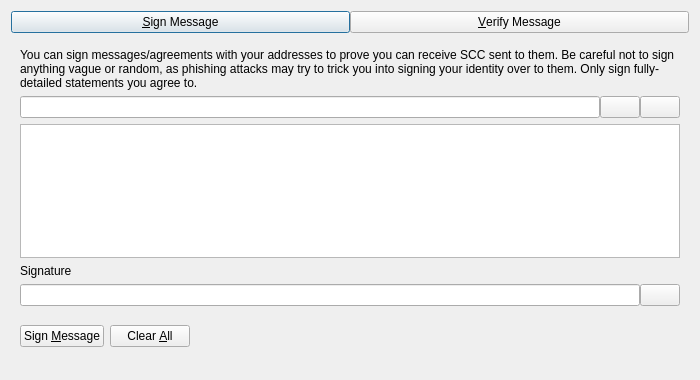
<?xml version="1.0" encoding="UTF-8"?>
<ui version="4.0">
 <class>SignVerifyMessageDialog</class>
 <widget class="QDialog" name="SignVerifyMessageDialog">
  <property name="geometry">
   <rect>
    <x>0</x>
    <y>0</y>
    <width>700</width>
    <height>380</height>
   </rect>
  </property>
  <property name="windowTitle">
   <string>Signatures - Sign / Verify a Message</string>
  </property>
  <property name="modal">
   <bool>true</bool>
  </property>
  <layout class="QVBoxLayout" name="verticalLayout">
   <item>
    <layout class="QHBoxLayout" name="horizontalLayout_Buttons_2">
     <property name="spacing">
      <number>0</number>
     </property>
     <property name="topMargin">
      <number>0</number>
     </property>
     <item>
      <widget class="QPushButton" name="btnSignMessage">
       <property name="text">
        <string>&amp;Sign Message</string>
       </property>
       <property name="checkable">
        <bool>true</bool>
       </property>
      </widget>
     </item>
     <item>
      <widget class="QPushButton" name="btnVerifyMessage">
       <property name="text">
        <string>&amp;Verify Message</string>
       </property>
       <property name="checkable">
        <bool>true</bool>
       </property>
      </widget>
     </item>
    </layout>
   </item>
   <item>
    <widget class="QStackedWidget" name="stackedWidgetSig">
     <property name="minimumSize">
      <size>
       <width>0</width>
       <height>0</height>
      </size>
     </property>
     <property name="currentIndex">
      <number>0</number>
     </property>
     <widget class="QWidget" name="pageSignMessage">
      <layout class="QVBoxLayout" name="verticalLayout_SM">
       <item>
        <widget class="QLabel" name="infoLabel_SM">
         <property name="text">
          <string>You can sign messages/agreements with your addresses to prove you can receive SCC sent to them. Be careful not to sign anything vague or random, as phishing attacks may try to trick you into signing your identity over to them. Only sign fully-detailed statements you agree to.</string>
         </property>
         <property name="textFormat">
          <enum>Qt::PlainText</enum>
         </property>
         <property name="wordWrap">
          <bool>true</bool>
         </property>
        </widget>
       </item>
       <item>
        <layout class="QHBoxLayout" name="horizontalLayout_1_SM">
         <property name="spacing">
          <number>0</number>
         </property>
         <item>
          <widget class="QValidatedLineEdit" name="addressIn_SM">
           <property name="toolTip">
            <string>The SCC address to sign the message with</string>
           </property>
          </widget>
         </item>
         <item>
          <widget class="QPushButton" name="addressBookButton_SM">
           <property name="toolTip">
            <string>Choose previously used address</string>
           </property>
           <property name="text">
            <string/>
           </property>
           <property name="shortcut">
            <string>Alt+A</string>
           </property>
           <property name="autoDefault">
            <bool>false</bool>
           </property>
          </widget>
         </item>
         <item>
          <widget class="QPushButton" name="pasteButton_SM">
           <property name="toolTip">
            <string>Paste address from clipboard</string>
           </property>
           <property name="text">
            <string/>
           </property>
           <property name="shortcut">
            <string>Alt+P</string>
           </property>
           <property name="autoDefault">
            <bool>false</bool>
           </property>
          </widget>
         </item>
        </layout>
       </item>
       <item>
        <widget class="QPlainTextEdit" name="messageIn_SM">
         <property name="toolTip">
          <string>Enter the message you want to sign here</string>
         </property>
        </widget>
       </item>
       <item>
        <widget class="QLabel" name="signatureLabel_SM">
         <property name="text">
          <string>Signature</string>
         </property>
         <property name="textFormat">
          <enum>Qt::PlainText</enum>
         </property>
        </widget>
       </item>
       <item>
        <layout class="QHBoxLayout" name="horizontalLayout_2_SM">
         <property name="spacing">
          <number>0</number>
         </property>
         <item>
          <widget class="QLineEdit" name="signatureOut_SM">
           <property name="readOnly">
            <bool>true</bool>
           </property>
          </widget>
         </item>
         <item>
          <widget class="QPushButton" name="copySignatureButton_SM">
           <property name="toolTip">
            <string>Copy the current signature to the system clipboard</string>
           </property>
           <property name="text">
            <string/>
           </property>
           <property name="autoDefault">
            <bool>false</bool>
           </property>
          </widget>
         </item>
        </layout>
       </item>
       <item>
        <layout class="QHBoxLayout" name="horizontalLayout_3_SM">
         <item>
          <widget class="QPushButton" name="signMessageButton_SM">
           <property name="toolTip">
            <string>Sign the message to prove you own this SCC address</string>
           </property>
           <property name="text">
            <string>Sign &amp;Message</string>
           </property>
           <property name="autoDefault">
            <bool>false</bool>
           </property>
          </widget>
         </item>
         <item>
          <widget class="QPushButton" name="clearButton_SM">
           <property name="toolTip">
            <string>Reset all sign message fields</string>
           </property>
           <property name="text">
            <string>Clear &amp;All</string>
           </property>
           <property name="autoDefault">
            <bool>false</bool>
           </property>
          </widget>
         </item>
         <item>
          <spacer name="horizontalSpacer_1_SM">
           <property name="orientation">
            <enum>Qt::Horizontal</enum>
           </property>
           <property name="sizeHint" stdset="0">
            <size>
             <width>40</width>
             <height>48</height>
            </size>
           </property>
          </spacer>
         </item>
         <item>
          <widget class="QLabel" name="statusLabel_SM">
           <property name="text">
            <string/>
           </property>
           <property name="wordWrap">
            <bool>true</bool>
           </property>
          </widget>
         </item>
         <item>
          <spacer name="horizontalSpacer_2_SM">
           <property name="orientation">
            <enum>Qt::Horizontal</enum>
           </property>
           <property name="sizeHint" stdset="0">
            <size>
             <width>40</width>
             <height>48</height>
            </size>
           </property>
          </spacer>
         </item>
        </layout>
       </item>
      </layout>
     </widget>
     <widget class="QWidget" name="pageVerifyMessage">
      <layout class="QVBoxLayout" name="verticalLayout_VM">
       <item>
        <widget class="QLabel" name="infoLabel_VM">
         <property name="text">
          <string>Enter the receiver's address, message (ensure you copy line breaks, spaces, tabs, etc. exactly) and signature below to verify the message. Be careful not to read more into the signature than what is in the signed message itself, to avoid being tricked by a man-in-the-middle attack. Note that this only proves the signing party receives with the address, it cannot prove sendership of any transaction!</string>
         </property>
         <property name="textFormat">
          <enum>Qt::PlainText</enum>
         </property>
         <property name="alignment">
          <set>Qt::AlignLeading|Qt::AlignLeft|Qt::AlignTop</set>
         </property>
         <property name="wordWrap">
          <bool>true</bool>
         </property>
        </widget>
       </item>
       <item>
        <layout class="QHBoxLayout" name="horizontalLayout_1_VM">
         <property name="spacing">
          <number>0</number>
         </property>
         <item>
          <widget class="QValidatedLineEdit" name="addressIn_VM">
           <property name="toolTip">
            <string>The SCC address the message was signed with</string>
           </property>
          </widget>
         </item>
         <item>
          <widget class="QPushButton" name="addressBookButton_VM">
           <property name="toolTip">
            <string>Choose previously used address</string>
           </property>
           <property name="text">
            <string/>
           </property>
           <property name="shortcut">
            <string>Alt+A</string>
           </property>
           <property name="autoDefault">
            <bool>false</bool>
           </property>
          </widget>
         </item>
        </layout>
       </item>
       <item>
        <widget class="QPlainTextEdit" name="messageIn_VM"/>
       </item>
       <item>
        <widget class="QValidatedLineEdit" name="signatureIn_VM"/>
       </item>
       <item>
        <layout class="QHBoxLayout" name="horizontalLayout_2_VM">
         <item>
          <widget class="QPushButton" name="verifyMessageButton_VM">
           <property name="toolTip">
            <string>Verify the message to ensure it was signed with the specified SCC address</string>
           </property>
           <property name="text">
            <string>Verify &amp;Message</string>
           </property>
           <property name="autoDefault">
            <bool>false</bool>
           </property>
          </widget>
         </item>
         <item>
          <widget class="QPushButton" name="clearButton_VM">
           <property name="toolTip">
            <string>Reset all verify message fields</string>
           </property>
           <property name="text">
            <string>Clear &amp;All</string>
           </property>
           <property name="autoDefault">
            <bool>false</bool>
           </property>
          </widget>
         </item>
         <item>
          <spacer name="horizontalSpacer_1_VM">
           <property name="orientation">
            <enum>Qt::Horizontal</enum>
           </property>
           <property name="sizeHint" stdset="0">
            <size>
             <width>40</width>
             <height>48</height>
            </size>
           </property>
          </spacer>
         </item>
         <item>
          <widget class="QLabel" name="statusLabel_VM">
           <property name="text">
            <string/>
           </property>
           <property name="wordWrap">
            <bool>true</bool>
           </property>
          </widget>
         </item>
         <item>
          <spacer name="horizontalSpacer_2_VM">
           <property name="orientation">
            <enum>Qt::Horizontal</enum>
           </property>
           <property name="sizeHint" stdset="0">
            <size>
             <width>40</width>
             <height>48</height>
            </size>
           </property>
          </spacer>
         </item>
        </layout>
       </item>
      </layout>
     </widget>
    </widget>
   </item>
  </layout>
 </widget>
 <customwidgets>
  <customwidget>
   <class>QValidatedLineEdit</class>
   <extends>QLineEdit</extends>
   <header>qt/qvalidatedlineedit.h</header>
  </customwidget>
 </customwidgets>
 <resources>
  <include location="../scc.qrc"/>
 </resources>
 <connections/>
</ui>
